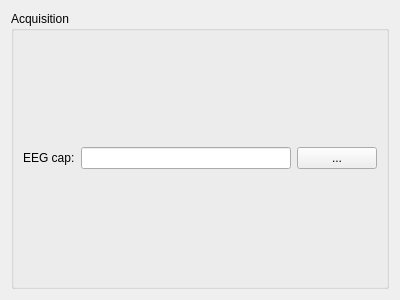
<?xml version="1.0" encoding="UTF-8"?>
<ui version="4.0">
 <class>TMSISetupProjectWidget</class>
 <widget class="QWidget" name="TMSISetupProjectWidget">
  <property name="geometry">
   <rect>
    <x>0</x>
    <y>0</y>
    <width>400</width>
    <height>300</height>
   </rect>
  </property>
  <property name="windowTitle">
   <string>Form</string>
  </property>
  <layout class="QVBoxLayout" name="verticalLayout">
   <item>
    <widget class="QGroupBox" name="m_groupBox_Acquisition">
     <property name="title">
      <string>Acquisition</string>
     </property>
     <layout class="QGridLayout" name="gridLayout">
      <item row="0" column="0">
       <widget class="QLabel" name="label_2">
        <property name="text">
         <string>EEG cap:</string>
        </property>
       </widget>
      </item>
      <item row="0" column="2">
       <widget class="QPushButton" name="m_qPushButton_EEGCap">
        <property name="text">
         <string>...</string>
        </property>
       </widget>
      </item>
      <item row="0" column="1">
       <widget class="QLineEdit" name="m_qLineEdit_EEGCap"/>
      </item>
     </layout>
    </widget>
   </item>
  </layout>
 </widget>
 <resources/>
 <connections/>
</ui>
